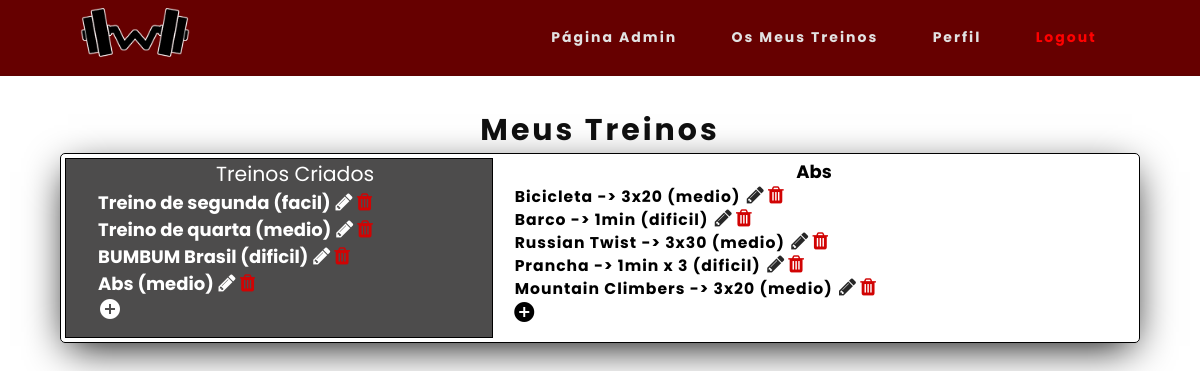
The page /meustreinos.php?id=43 (signed in) on the database its author committed.
### tables this page shows
CREATE TABLE `treinos` (
  `id` int(11) NOT NULL,
  `id_utilizador` int(11) NOT NULL,
  `titulo` varchar(50) NOT NULL,
  `descricao` text DEFAULT NULL,
  `dificuldade` text NOT NULL,
  `imagem` text DEFAULT NULL
);

CREATE TABLE `exercicios` (
  `id_exerc` int(11) NOT NULL,
  `id_treino` int(11) NOT NULL,
  `nome` varchar(255) NOT NULL,
  `series_rep` varchar(255) NOT NULL,
  `dificuldade` varchar(255) NOT NULL,
  `imagem` text DEFAULT NULL
);

### meustreinos.php (the view, shortened to what this page needs)
<?php
include "cabecalho.php";
?>
<body class="opa">
    <div class="contentMeusTreinos">
        <table>
            <thead>
                <h2>Meus Treinos</h2>
            </thead>
            <tr>
                <td>
                    <div class="meusTreinosLeft">
                        <p style="font-size: 1.7vw;text-align:center;color:white">Treinos Criados</p>
                        <?php
                        $db = mysqli_connect('localhost', 'root', '', 'workout');
                        $user = $_SESSION['username'];
                        $query = "SELECT id FROM utilizadores WHERE username='$user'";
                        $result = mysqli_query($db, $query);
                        $row = mysqli_fetch_row($result);
                        $id = $row[0];
                        $sql = "SELECT * FROM treinos WHERE id_utilizador=$id";
                        if ($result = $db->query($sql)) {
                            while ($row = $result->fetch_assoc()) {
                        ?>
                                <div class="nome_treino">
                                    <a href="meustreinos.php?id=<?php echo $row["id"] ?>">
                                        <form action="meustreinos.php" method="post">
                                            <div class="dormir"><b><?php echo $row["titulo"].' ('.$row["dificuldade"].')' ?></b>
                                    </a>
                                    <a href="editarTreino.php?id=<?php echo $row["id"] ?>" class="editarTreino"><i style="font-size: 20px;" class="fa fa-pencil" aria-hidden="true"></i></a>
                                    <button type="submit" name="apagarTreino" class="apagarButton"><i style="font-size: 20px;" class="fa fa-trash" aria-hidden="true" onClick="apagarex();"></i></button>
                                </div>
                    </div>
            <?php
                            }
                        }
            ?>
            <div>
                <p><a href="adicionarTreino.php"><i class="material-icons">add_circle</i></a></p>
            </div>
    <div class="meusTreinosRight">
        <?php
        if (isset($_REQUEST['id'])) {
            $id = $_REQUEST['id'];
            $sql = "SELECT * FROM exercicios WHERE id_treino=$id";
            $username = $_SESSION['username'];
            $query = "SELECT id FROM utilizadores WHERE username='$username'";
            $result = mysqli_query($db, $query);
            $row = mysqli_fetch_row($result);
            $id_user = $row[0];
            $query = "SELECT * FROM treinos WHERE id_utilizador='$id_user' AND id='$id'";
            $result4 = mysqli_query($db, $query);
            if (mysqli_num_rows($result4) == 1) {
                if ($result = $db->query($sql)) {
                    $query = "SELECT titulo FROM treinos WHERE id='$id'";
                    $result3 = mysqli_query($db, $query);
                    $row = mysqli_fetch_row($result3);
                    $titulo = $row[0];
                    $result2 = mysqli_query($db, $query);
                    if (mysqli_num_rows($result2) == 1) {
        ?>
                        <p class="titulo"> <?php echo $titulo ?></p>
                        <?php
                        while ($row = $result->fetch_assoc()) {
                        ?>
                            <div class="nome_exercicio">
                                <form action="meustreinos.php" method="post">
                                    <p><?php echo $row["nome"] ?> -> <?php echo $row["series_rep"].' ('.$row["dificuldade"].')' ?> </p>
                                    <a href="editarExercicio.php?id=<?php echo $row["id_exerc"] ?>" class="editarTreino"><i style="font-size: 20px;" class="fa fa-pencil" aria-hidden="true"></i></a>
                                    <button type="submit" name="apagarExercicio" class="apagarButton"><i style="font-size: 20px;" class="fa fa-trash" aria-hidden="true" onClick="apagarex();"></i></button>
                                </form>
                            </div>
                <?php
                        }
                    }
                }
            } else {
                ?>
                <p style="font-size: 1.5vw" class="treino_inacessivel"><b>Treino inacessível</b></p>
            <?php
            }
            ?>
            <p style="padding-left:3%;"><a href="adicionarExercicio.php?id=<?php echo $id ?>"><i class="material-icons">add_circle</i></a></p> <?php
            } else {
                ?>
                <p class="NoTreino">Selecione ou crie um treino</p>
                <?php
            }
        ?>
    </div>
</body>

### css/style.css (style rules this page uses)
* { margin: 0px; padding: 0px; box-sizing: border-box; list-style: none; text-decoration: none; }
h2 { font-family: "Poppins", sans-serif; letter-spacing: 3px; color: rgb(219, 217, 217); }
div p { font-family: "Poppins", sans-serif; color: rgb(92, 92, 92); }
.contentMeusTreinos { padding-top: 5%; }
@media screen and (max-width: 1400px) { .contentMeusTreinos { padding-top: 9%; } }
html, body { overflow-x: hidden; }
.material-icons { width: 40px; height: 40px; color: white; }
.meusTreinosRight .material-icons { width: 40px; height: auto; color: black; }
.meusTreinosLeft a { font-size: 1.5vw; text-decoration: none; font-family: "poppins"; color: white; }
.contentMeusTreinos { width: 90%; display: table; margin: auto; height: auto; }
.opa { overflow-x: visible; }
.meusTreinosLeft { border: 1px solid black; }
.nome_exercicio { padding-left: 3%; }
.contentMeusTreinos .meusTreinosLeft { width: 40%; padding-left: 3%; float: left; background-color: rgb(77, 76, 76); display: table-cell; height:100%; }
.contentMeusTreinos .meusTreinosRight { width: 60%; float: right; background-color: white; display: table-cell; }
.contentMeusTreinos h2 { color: rgb(15, 15, 15); font-weight: bold; text-align: center; margin: auto; font-size: 30px; font-family: "poppins"; }
.contentMeusTreinos table { padding-top: 2%; width: 100%; padding: 2px; box-shadow: 0px 11px 39px -8px rgba(0, 0, 0, 0.99); border: 1px solid black; border-radius: 5px; height: 100%; }
.contentMeusTreinos table td { height: auto; }
.nome_treino a { font-size: 1.5vw; }
.nome_treino { height: auto; display: block; }
.dormir { display: inline-block; }
.nome_exercicio { height: auto; display: block; }
.titulo { font-size: 1.5vw; color: black; font-family: "poppins"; font-weight: bold; text-align: center; }
.nome_exercicio p { font-family: "poppins"; font-weight: bold; color: black; padding: 0vw 0.2vw 0vw 0.2vw; font-size: 1.3vw; border-radius: 6px; letter-spacing: 1px; display: inline-block; }
.apagarButton { border: 0; color: rgb(209, 3, 3); background-color: Transparent; background-repeat: no-repeat; border: none; cursor: pointer; overflow: hidden; outline: none; }
.editarTreino { background-color: Transparent; background-repeat: no-repeat; border: none; cursor: pointer; overflow: hidden; outline: none; color: rgb(39, 39, 39); }

### rows shown on the page
treinos: titulo "Treino de segunda", dificuldade "facil"
treinos: titulo "Treino de quarta", dificuldade "medio"
treinos: titulo "BUMBUM Brasil", dificuldade "dificil"
treinos: titulo "Abs", dificuldade "medio"
exercicios: nome "Bicicleta", series_rep "3x20", dificuldade "medio"
exercicios: nome "Barco", series_rep "1min", dificuldade "dificil"
exercicios: nome "Russian Twist", series_rep "3x30", dificuldade "medio"
exercicios: nome "Prancha", series_rep "1min x 3", dificuldade "dificil"
exercicios: nome "Mountain Climbers", series_rep "3x20", dificuldade "medio"
